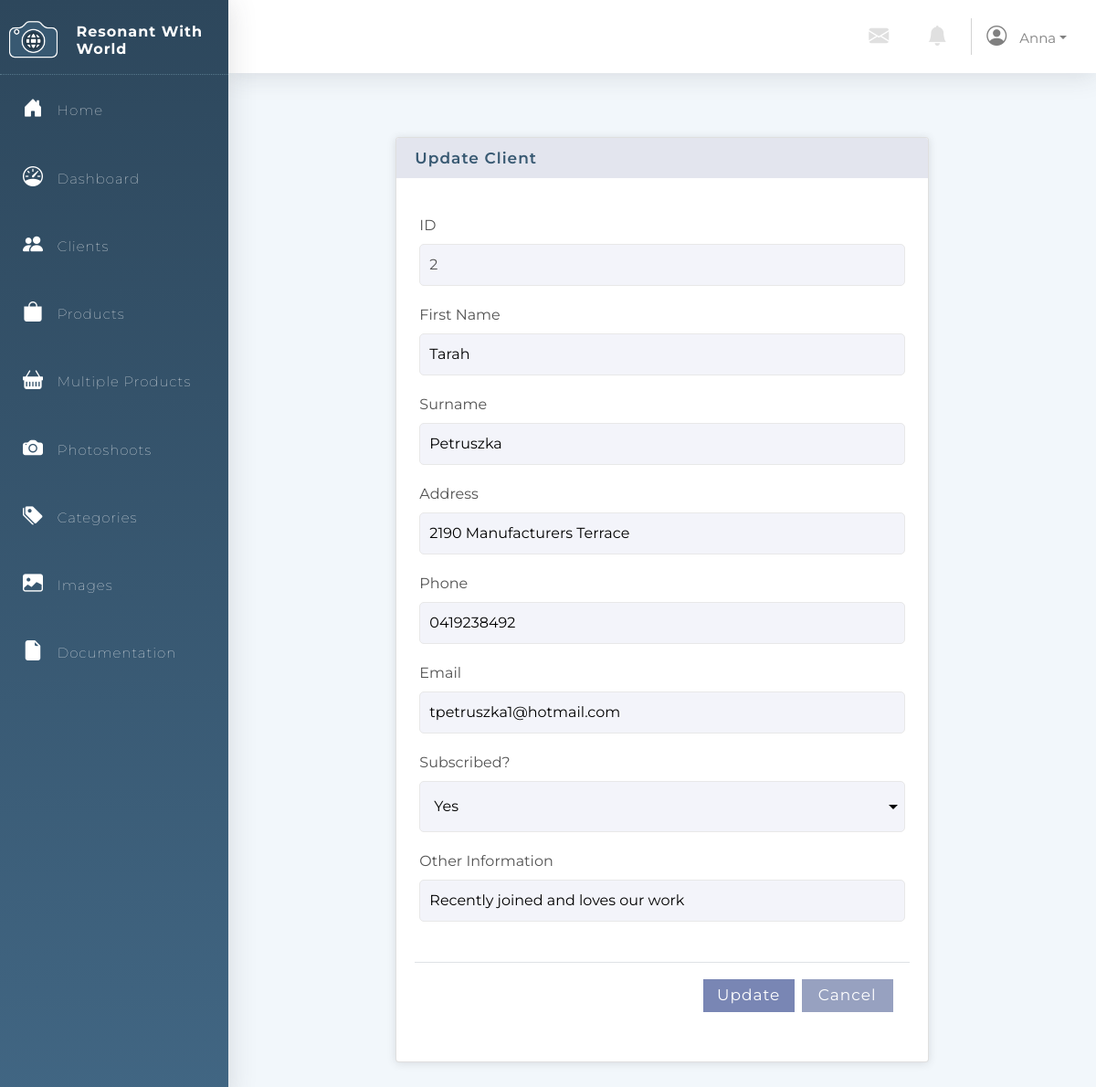
The page /Clients/updateClients.php?id=2 (signed in) on the database its author committed.
### tables this page shows
CREATE TABLE `User` (
                        `User_ID` int(11) NOT NULL auto_increment,
                        `Username` varchar(64) NOT NULL,
                        `Email` varchar(64) NOT NULL UNIQUE KEY,
                        `Password` varchar(64) NOT NULL,
                        PRIMARY KEY (`User_ID`)
);

CREATE TABLE `Client` (
                          `Client_ID` int(11) auto_increment NOT NULL,
                          `Client_FirstName` varchar(64) NOT NULL,
                          `Client_Surname` varchar(64) NOT NULL,
                          `Client_Address` varchar(64) NOT NULL,
                          `Client_Phone` varchar(64) NOT NULL,
                          `Client_Email` varchar(64) NOT NULL,
                          `Client_Subscribed` boolean NULL,
                          `Client_Other_Information` varchar(256) NULL,
                          PRIMARY KEY(`Client_ID`)
);

### Menu/connection.php (called while the page is built, shortened)
<?php
$db_host = "localhost";
$db_username = "fit2104";
$db_passwd = "fit2104";
$db_name = "fit2104_assignment2";
$dsn = "mysql:host=$db_host;dbname=$db_name";
$dbh = new PDO($dsn, $db_username, $db_passwd);
$PAGE_ALLOWGUEST = isset($PAGE_ALLOWGUEST) ? $PAGE_ALLOWGUEST : false;
if (!isset($PAGE_ID) || $PAGE_ID !== 'login') {
    if (!isset($_SESSION['user_id'])) {
        $_SESSION['referer'] = $_SERVER['PHP_SELF'];
        if (!$PAGE_ALLOWGUEST) {
            header("Location: /Login");
            exit();
        }
    } else {
        $user_stmt = $dbh->prepare("SELECT * FROM `User` WHERE `User_ID` = ?");
        if ($user_stmt->execute([$_SESSION['user_id']]) && $user_stmt->rowCount() == 1) {
            $user = $user_stmt->fetchObject();
            $PAGE_USERNAME = $user->Username;
        } else {
            session_destroy();
            header("Location: login.php?action=error&message=" . urlencode('It seems your account is being invalidated. Please contact administrator for more information.'));
            exit();
        }
    }
}
?>

### Clients/updateClients.php (the view, shortened to what this page needs)
<html lang="en">
<head>
    <link rel="stylesheet" type="text/css" href="../Styles/style.css"/>
    <link rel="stylesheet" href="https://stackpath.bootstrapcdn.com/bootstrap/4.3.1/css/bootstrap.min.css"
>
    <link rel="stylesheet" href="https://cdn.jsdelivr.net/npm/bootstrap-icons@1.5.0/font/bootstrap-icons.css">
</head>
<body>
<?php include('../Menu/menu.php');
?>
<div class="container">
    <div class="row justify-content-center">
        <div class="col-8">
            <div class="card client-action-card">
                <h5 class="card-header">Update Client</h5>
                <div class="card-body action-body">
                    <p class="card-text">
                    <div class="justify-content-center center">
                        <?php
                        $dbh = new PDO('mysql:host=localhost;dbname=fit2104_assignment2', 'fit2104', 'fit2104');
                        if (!empty($_POST)) {
                            foreach ($_POST as $fieldName => $fieldValue) {
                            }
                            $query = "UPDATE `Client` SET `Client_FirstName`=:firstname,`Client_Surname`=:surname,`Client_Address`=:address,`Client_Phone`=:phone,`Client_Email`=:email, `Client_Subscribed`=:subscribe, `Client_Other_Information`=:otherInformation WHERE `Client_ID`=:id";
                            $stmt = $dbh->prepare($query);
                            $parameters = [
                                'firstname' => $_POST['firstname'],
                                'surname' => $_POST['surname'],
                                'address' => $_POST['address'],
                                'phone' => $_POST['phone'],
                                'email' => $_POST['email'],
                                'subscribe' => $_POST['subscribe'],
                                'otherInformation' => $_POST['otherInformation'],
                                'id' => $_GET['id']
                            ];
                            echo("The client information has been updated.");
                            echo "<div class=\"center row\"><button class='justify-content-center back-button'  onclick=\"window.location='/Clients'\">Back to the client list</button></div>";
                            if ($stmt->execute($parameters)) {
                            } else {
                                echo friendlyError($stmt->errorInfo()[2]);
                                echo "<div class=\"center row\"><button onclick=\"window.location='/Clients'\">Back to previous page</button></div>";
                                die();
                            }
                        } else {
                            $query = "SELECT * FROM `Client` WHERE `Client_ID`=?";
                            $stmt = $dbh->prepare($query);
                            if ($stmt->execute([$_GET['id']])) {
                                if ($stmt->rowCount() > 0) {
                                    $record = $stmt->fetchObject(); ?>
                                    <form method="post">
                                        <div class="aligned-form">
                                            <div class="row">
                                                <label for="client_id">ID</label>
                                                <input type="number" id="id" value="<?= $record->Client_ID ?>"
                                                       disabled/>
                                            </div>
                                            <div class="row">
                                                <label for="firstname">First Name</label>
                                                <input type="text" id="firstname" name="firstname"
                                                       value="<?= $record->Client_FirstName ?>" maxlength="64" required value="<?= empty($_POST['client_firstname']) ? "" : $_POST['client_firstname'] ?>"/>
                                            </div>
                                            <div class="row">
                                                <label for="surname">Surname</label>
                                                <input type="text" id="surname" name="surname"
                                                       value="<?= $record->Client_Surname ?>" maxlength="64" required value="<?= empty($_POST['client_surname']) ? "" : $_POST['client_surname'] ?>"/>
                                            </div>
                                            <div class="row">
                                                <label for="address">Address</label>
                                                <input type="text" id="address" name="address"
                                                       value="<?= $record->Client_Address ?>" name="client_address" maxlength="64" required value="<?= empty($_POST['name']) ? "" : $_POST['name'] ?>"/>
                                            </div>
                                            <div class="row">
                                                <label for="phone">Phone</label>
                                                <input type="tel" id="phone" name="phone"
                                                       value="<?= $record->Client_Phone ?>" pattern="^[0]\d{9}$" id="client_phone" name="client_phone" oninput="client_phone_check(event)" required value="<?= empty($_POST['client_phone']) ? "" : $_POST['client_phone'] ?>"/>
                                            </div>
                                            <div class="row">
                                                <label for="email">Email</label>
                                                <input type="text" id="email" name="email"
                                                       value="<?= $record->Client_Email ?>" maxlength="256" oninput="client_email_check(event)"  required value="<?= empty($_POST['client_email']) ? "" : $_POST['client_email'] ?>"/>
                                            </div>
                                            <div class="row">
                                                <label for="client_subscribed">Subscribed?</label>
                                                <select name="subscribe" id="subscribe" required value="<?= empty($_POST['client_subscribed']) ? "" : $_POST['client_subscribed'] ?>">
                                                    <option value="1" <?php echo ($record->Client_Subscribed == 1)?"selected":"";?>>Yes</option>
                                                </select>
                                            </div>
                                            <div class="row">
                                                <label for="otherInformation">Other Information</label>
                                                <input type="text" id="otherInformation" name="otherInformation"
                                                       value="<?= $record->Client_Other_Information ?>" maxlength="256"/>
                                            </div>
                                        </div>
                                        <br/>
                                        <div class="modal-footer">
                                            <input class="submit-button" type="submit" value="Update" onclick="submiBtnClick()"/>
                                            <button class="cancel-button" type="button"
                                                    onclick="window.location='/Clients';return false;">Cancel
                                            </button>
                                        </div>
                                    </form>
                                <?php } else {
                                    header("Location: Clients");
                                }
                            } else {
                                die(friendlyError($stmt->errorInfo()[2]));
                            }
                        } ?>
                    </div>
</body>
</html>

### Menu/menu.php (shortened to what this page needs)
<?php
include("connection.php");
?>
<html lang="en">
<head>
    <link rel="stylesheet" type="text/css" href="../Styles/style.css"/>
    <link rel="stylesheet" href="https://stackpath.bootstrapcdn.com/bootstrap/4.3.1/css/bootstrap.min.css"
>
    <link rel="stylesheet" href="https://cdn.jsdelivr.net/npm/bootstrap-icons@1.5.0/font/bootstrap-icons.css">
</head>
<body>
<div class="sidebar-container">
    <div class="sidebar-logo d-flex justify-content-center">
        <img class="logo " src="../Images/Logo.png"/>
        <br/>
        <h3 class="company-name">Resonant With World</h3>
    </div>
    <ul class="sidebar-navigation">
        <li>
            <a href="/index.php">
                <i class="bi bi-house-door-fill" aria-hidden="true"></i> Home
            </a>
        </li>
        <li>
            <a href="/dashboard.php">
                <i class="bi bi-speedometer"></i> Dashboard
            </a>
        </li>
        <li>
            <a href="/Clients">
                <i class="bi bi-people-fill" aria-hidden="true"></i> Clients
            </a>
        </li>
        <li>
            <a href="/Products">
                <i class="bi bi-bag-fill" aria-hidden="true"></i> Products
            </a>
        </li>
        <li>
            <a href="/Products/multipleProducts.php">
                <i class="bi bi-basket-fill" aria-hidden="true"></i> Multiple Products
            </a>
        </li>
        <li>
            <a href="/Photoshoots">
                <i class="bi bi-camera-fill" aria-hidden="true"></i> Photoshoots
            </a>
        </li>
        <li>
            <a href="/Categories">
                <i class="bi bi-tags-fill" aria-hidden="true"></i> Categories
            </a>
        </li>
        <li>
            <a href="/Images">
                <i class="bi bi-image-fill" aria-hidden="true"></i> Images
            </a>
        </li>
        <li>
            <a href="/Documentation">
                <i class="bi bi-file-earmark-fill" aria-hidden="true"></i> Documentation
            </a>
        </li>
    </ul>
</div>
<div class="content-container">
    <nav class="bg-white">
        <div class="navbar-brand d-flex justify-content-end">
            <a href="#" class="nav-link icon"> <i class="bi bi-envelope-fill"></i></a>
            <a href="#" class="nav-link icon"> <i class="bi bi-bell-fill"></i></a>
            <div class="nav-item dropdown">
                <a href="#" class="nav-link dropdown-toggle topbar-text" data-toggle="dropdown"><i
                            class="bi bi-person-circle"></i>
                    <?php echo $PAGE_USERNAME ?></a>
            </div>
        </div>
    </nav>
    <div class="container-fluid">
</body>
</html>

### Styles/style.css (style rules this page uses)
* { font-family: Montserrat, sans-serif !important; }
html, body { min-height: 100%; background: #f2f7fb; }
.container { min-height: 70vh!important; }
.sidebar-container { position: fixed; width: 250px; height: 100%; left: 0; overflow-x: hidden; display: block; overflow-y: auto; background: linear-gradient(180deg, #2d475c 0%, #416683 100%); color: #fff; font-family: Montserrat, sans-serif; letter-spacing: 1px; font-weight: 100; box-shadow: 0.15rem 0.15rem 1.75rem 0 rgba(58, 59, 69, 0.15); z-index: 3 !important; transition: all 0.5s; }
.sidebar-logo { padding: 20px 10px 10px 10px; border-bottom: 1px dotted rgba(173, 216, 230, 0.329); }
.company-name { font-size: 16px; font-weight: bold; padding-left: 20px; padding-top: 5px; }
.logo { height: 50px; }
i { font-size: 22px; margin-right: 10px; }
.sidebar-navigation { padding: 0; margin: 0; list-style-type: none; position: relative; }
.sidebar-navigation li { position: relative; display: inline-block; width: 100%; line-height: 20px; }
.sidebar-navigation li a { padding: 25px; font-size: 15px; display: block; color: #fff; }
.sidebar-navigation li::before { background: linear-gradient(90deg, #7986b4 0%, #416683 100%); position: absolute; content: ""; height: 100%; left: 0; top: 0; -webkit-transition: width 0.2s ease-in; transition: width 0.2s ease-in; width: 1px; margin-left: -1px; z-index: -1; }
nav { box-shadow: 0 0.15rem 1.75rem 0 rgba(58, 59, 69, 0.15); height: 80px; padding-top: 15px; z-index: 1 !important; }
.icon { color: #e0e0e0; }
.topbar-text { color: grey; font-size: 15px; }
.content-container { padding: 0 0 0 250px; margin: 0; color: #535353; font-family: Montserrat, sans-serif; background: #f2f7fb; height: 100%; }
.row { margin-top: 20px !important; }
.card { box-shadow: 0 1px 10px rgba(58, 59, 69, 0.15); }
.card-header { font-size: 17px; font-weight: 600; letter-spacing: 1px; color: #385972; border: none !important; background: #e3e5ee !important; }
ul { list-style-type: none; }
.center { margin-right: 0!important; }
.submit-button { border: none; background: #7986b4; color: white; width: 100px; font-size: 17px; padding: 5px; margin-bottom: 5px; letter-spacing: 1px; transition: all 0.5s; border-radius: 0; margin: 2px; }
.cancel-button { border: none; background: #97a1c0; color: white; width: 100px; font-size: 17px; padding: 5px; margin-bottom: 5px; letter-spacing: 1px; transition: all 0.5s; border-radius: 0; margin: 2px; }
label { display: block; font-size: 16px; }
input { background: #f3f4fa; border: none; border-radius: 5px; width: 100%; padding: 10px; margin-left: 10px; margin-right: 10px; border: 1px solid #e8e8e8; }
.aligned-form { padding: 0 20px 20px 20px !important; }
.client-action-card { margin-top: 50px!important; min-height: 300px!important; max-height: 1200px!important; margin-bottom: 40px; }
select { cursor: pointer; display: inline-block; position: relative; font-size: 16px; padding: 15px; background: #f3f4fa; border: 1px solid #e8e8e8!important; width: 100%; -webkit-appearance: none; -moz-appearance: none; background-repeat: no-repeat; background-position-x: 100%; background-position-y: 15px; border-radius: 5px; }

### rows shown on the page
user: Username "Anna"
client: Client_ID "2", firstname "Tarah", surname "Petruszka", address "2190 Manufacturers Terrace", phone "0419238492", email "tpetruszka1@hotmail.com", subscribe "Yes", otherInformation "Recently joined and loves our work"
